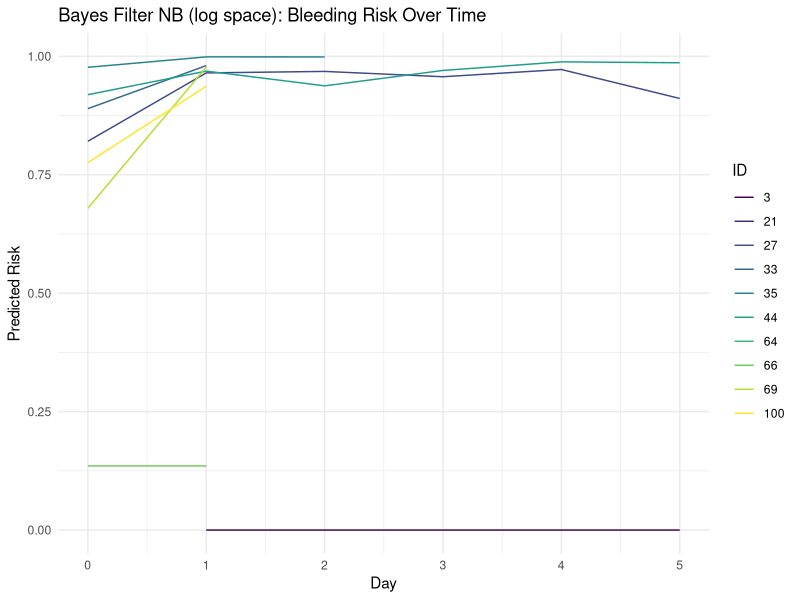
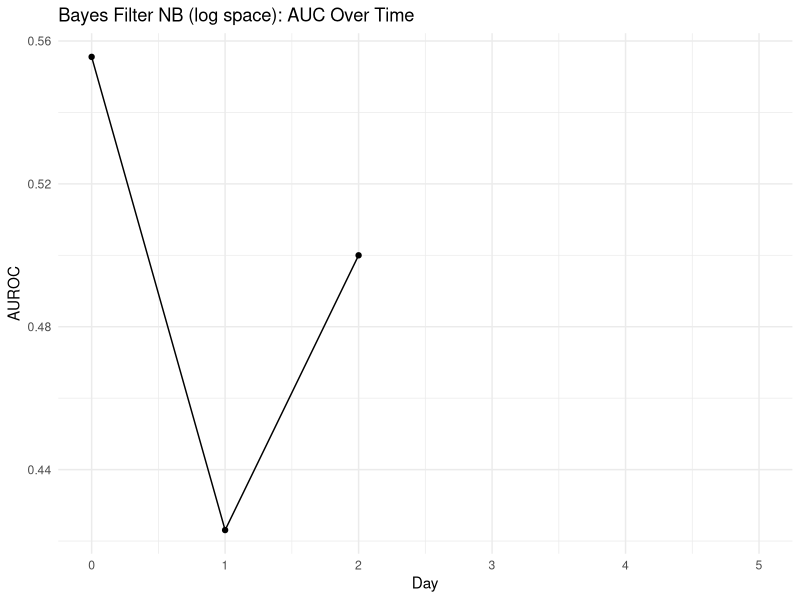
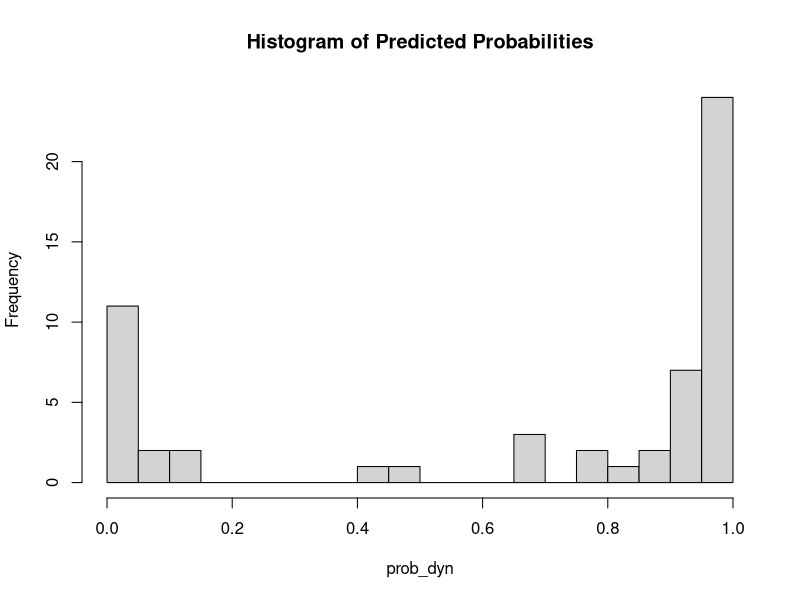
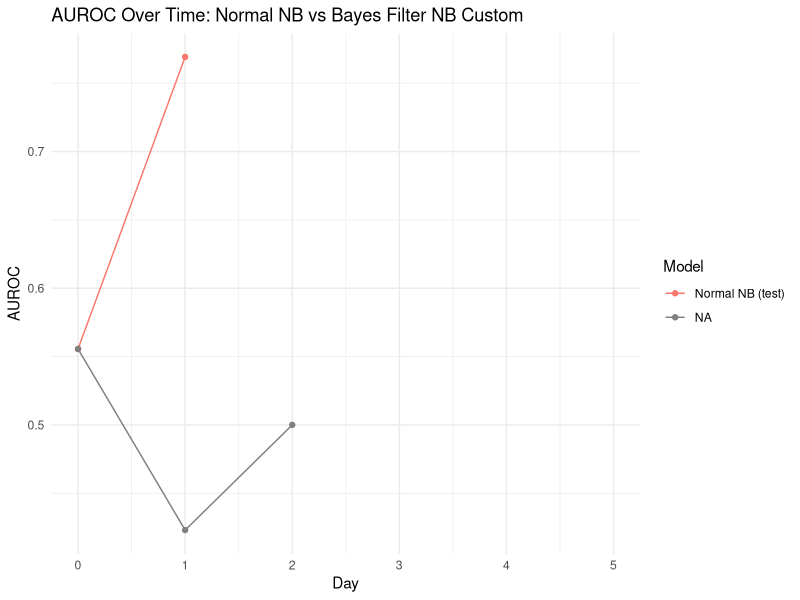

Source code (R) for these figures, in order:
# =============================================================================
# Dynamic Naïve Bayes Filter for Bleeding Prediction
# =============================================================================

# --- ライブラリ読み込み ---
library(dplyr)
library(ggplot2)
library(pROC)
library(caret)
library(e1071)

# --- パラメータ ---
small <- 1e-6  # ゼロ分散対策用

# --- データ読み込み＋ラベル付与 ---　#ここに修正を加えた
NB_bleeding <- read.csv("NB_bleeding_demo.csv", header = TRUE, sep = ",") %>%
  arrange(id, day) %>%
  group_by(id) %>%
  # 次の time の status をそのまま status_next として持ってくる
  mutate(status_next = lead(status)) %>%
  ungroup()

NB_bleeding <- NB_bleeding %>%
  select(status_next, everything())

NB_bleeding$status_next[!is.na(NB_bleeding$status_next)] <- 0
NB_bleeding$status[!is.na(NB_bleeding$status_next)] <- NB_bleeding$status_next[!is.na(NB_bleeding$status_next)]

NB_bleeding <- NB_bleeding %>%
  group_by(id) %>% mutate(status_next = lead(status)) %>%
  ungroup()

NB_bleeding <- NB_bleeding %>%
  filter(!is.na(status_next))

# --- 変数指定（静的・動的） ---
static_vars  <- names(NB_bleeding)[which(names(NB_bleeding) == "age"):
                                     which(names(NB_bleeding) == "main_disease")]
dynamic_vars <- names(NB_bleeding)[which(names(NB_bleeding) == "wbc"):
                                     which(names(NB_bleeding) == "gtp")]
all_vars <- c(static_vars, dynamic_vars)

# =============================================================================
# 条件付き分布の統計量推定
# =============================================================================
get_conditional_stats <- function(df, vars) {
  stats <- list()
  for (v in vars) {
    grp <- df %>%
      filter(!is.na(.data[[v]]), !is.na(status_next)) %>% #修正しました
      group_by(status_next) %>%
      summarise(
        mean = mean(.data[[v]], na.rm = TRUE),
        sd   = sd(.data[[v]],   na.rm = TRUE),
        .groups = "drop"
      )
    # 両クラスの情報があるかチェック（なければ NA で埋める）
    mean1 <- grp$mean[grp$status_next == 1]
    sd1   <- grp$sd[grp$status_next == 1]
    mean0 <- grp$mean[grp$status_next == 0]
    sd0   <- grp$sd[grp$status_next == 0]
    stats[[v]] <- list(
      mean1 = ifelse(length(mean1)>0, mean1, NA),
      sd1   = ifelse(length(sd1  )>0, sd1,   NA),
      mean0 = ifelse(length(mean0)>0, mean0, NA),
      sd0   = ifelse(length(sd0  )>0, sd0,   NA)
    )
  }
  return(stats)
}

# =============================================================================
# 各変数の log-likelihood ratio を計算
# =============================================================================
compute_log_likelihood_ratio <- function(row, cond_stats) {
  log_ratio <- 0
  for (v in names(cond_stats)) {
    if (!is.na(cond_stats[[v]]$mean1) && !is.na(cond_stats[[v]]$mean0)) {
      x   <- as.numeric(row[[v]])
      if (!is.na(x)) {
        mu1 <- cond_stats[[v]]$mean1
        sd1 <- max(cond_stats[[v]]$sd1, small)
        mu0 <- cond_stats[[v]]$mean0
        sd0 <- max(cond_stats[[v]]$sd0, small)
        log_p1 <- dnorm(x, mean = mu1, sd = sd1, log = TRUE)
        log_p0 <- dnorm(x, mean = mu0, sd = sd0, log = TRUE)
        log_ratio <- log_ratio + (log_p1 - log_p0)
      }
    }
  }
  return(log_ratio)
}

# =============================================================================
# ログオッズを累積更新するフィルター(参考、これは使わない)
# =============================================================================
apply_log_bayes_filter_weighted <- function(data, cond_stats, prior_init = 0.5, alpha = 0.5) {
  data <- data %>% arrange(id, day)
  data <- data %>% group_by(id) %>% mutate(
    score_logadd = {
      logit_prev <- log(prior_init / (1 - prior_init))
      n_pts <- n()
      scores <- numeric(n_pts)
      for (i in seq_len(n_pts)) {
        row_i <- cur_data()[i, ]
        delta  <- compute_log_likelihood_ratio(row_i, cond_stats)
        # 重み付き更新（過去と現在を alpha : 1-alpha で混合）
        # 原案はalphaなしのlogit_now <- logit_prev + delta
        logit_now <- alpha * logit_prev + (1 - alpha) * delta
        scores[i]  <- logit_now
        logit_prev <- logit_now
      }
      scores
    },
    prob_logadd = 1 / (1 + exp(-score_logadd))
  ) %>% ungroup()
  return(data)
}
#_dynをlogaddに修正
#alphaを加えた。alpha = 1だと前回分、alpha = 0だと今回分のみの観測尤度

# =============================================================================
# Dynamic Naïve Bayes Filter
# =============================================================================
apply_bayes_filter_with_transition <- function(data, cond_stats,
                                               P11 = 0.9, P01 = 0.1,
                                               prior_init = 0.5) {
  data <- data %>% arrange(id, day)
  data %>% group_by(id) %>% mutate(
    score_dyn = {
      # step0: 初期の logit
      logit_prev <- log(prior_init / (1 - prior_init))
      scores <- numeric(n())
      for (i in seq_len(n())) {
        # 1) 直前の posterior を確率に戻す
        p_prev <- 1 / (1 + exp(-logit_prev))
        # 2) 状態遷移で今回の事前確率を計算
        prior_t <- p_prev * P11 + (1 - p_prev) * P01
        logit_trans <- log(prior_t / (1 - prior_t))
        # 3) 観測尤度差（log-likelihood ratio）を計算
        row_i <- cur_data()[i, ]
        delta  <- compute_log_likelihood_ratio(row_i, cond_stats)
        # 4) 遷移後の logit に尤度差を足して更新
        logit_now <- logit_trans + delta
        scores[i] <- logit_now
        logit_prev <- logit_now
      }
      scores
    },
    prob_dyn = 1 / (1 + exp(-score_dyn))
  ) %>% ungroup()
}

# =============================================================================
#' Dynamic Naive Bayes Filter with personalized transition probabilities
#' (P11 and P01 computed from static features at each time point)
# =============================================================================

apply_bayes_filter_with_transition_custom <- function(data, cond_stats,
                                                      beta = c(-2, 3, 0.05),
                                                      prior_init = 0.5) {
  # beta: coefficients for logistic model to compute P(Y_t = 1 | Y_{t-1}, static_vars)
  # beta[1] = intercept, beta[2] = coefficient for Y_{t-1}, beta[3:] = static feature coeffs
  
  data <- data %>% arrange(id, day)
  
  # 必要な静的変数の列を抽出（ここでは age だけを例示）
  static_vars <- c("age")  # 必要に応じて拡張
  
  data %>% group_by(id) %>% mutate(
    score_dyn = {
      logit_prev <- log(prior_init / (1 - prior_init))
      scores <- numeric(n())
      
      # static変数を1人ぶんだけ取り出す（id単位）
      static_vals <- cur_data()[1, static_vars, drop = TRUE] %>% as.numeric()
      
      for (i in seq_len(n())) {
        # 1) 前回の事後を確率に戻す
        p_prev <- 1 / (1 + exp(-logit_prev))
        
        # 2) 状態遷移確率をロジスティックで計算（個別化）
        y_prev <- round(p_prev)  # 簡易的に 0/1 として扱う
        z <- beta[1] + beta[2] * y_prev + sum(beta[3:length(beta)] * static_vals)
        prior_t <- 1 / (1 + exp(-z))
        
        # 3) 観測尤度差を計算
        row_i <- cur_data()[i, ]
        delta <- compute_log_likelihood_ratio(row_i, cond_stats)
        
        # 4) ロジット更新
        logit_now <- log(prior_t / (1 - prior_t)) + delta
        scores[i] <- logit_now
        logit_prev <- logit_now
      }
      scores
    },
    prob_dyn = 1 / (1 + exp(-score_dyn))
  ) %>% ungroup()
}

# 学習／テストデータの分割
# =============================================================================
set.seed(123)
ids        <- unique(NB_bleeding$id)
train_ids  <- sample(ids, length(ids) * 0.7)
test_ids   <- setdiff(ids, train_ids)

train_data <- NB_bleeding %>% filter(id %in% train_ids, day %in% 0:5)
test_data  <- NB_bleeding %>% filter(id %in% test_ids,  day %in% 0:5)

# =============================================================================
# モデル学習と予測
# =============================================================================
cond_stats <- get_conditional_stats(train_data, all_vars)
test_results <- apply_bayes_filter_with_transition_custom(test_data, cond_stats)

# =============================================================================
# リスク推移の可視化（ランダムに10 ID を抽出）
# =============================================================================
set.seed(42)
sample_ids <- sample(unique(test_results$id), 10, replace = FALSE)
ggplot(test_results %>% filter(id %in% sample_ids),
       aes(x = day, y = prob_dyn, group = id, color = as.factor(id))) +
  geom_line() +
  labs(
    title = "Bayes Filter NB (log space): Bleeding Risk Over Time",
    x = "Day", y = "Predicted Risk", color = "ID"
  ) +
  theme_minimal() +
  scale_color_viridis_d()

# =============================================================================
# AUROC（日別）の計算とプロット
# =============================================================================
auc_by_day <- test_results %>%
  group_by(day) %>%
  summarise(
    AUROC = tryCatch({
      roc_obj <- roc(status_next, prob_dyn)
      as.numeric(auc(roc_obj))
    }, error = function(e) NA),
    .groups = "drop"
  )

print(auc_by_day)

ggplot(auc_by_day, aes(x = day, y = AUROC)) +
  geom_line() +
  geom_point() +
  labs(
    title = "Bayes Filter NB (log space): AUC Over Time",
    x = "Day", y = "AUROC"
  ) +
  theme_minimal()

# =============================================================================
# 混同行列（しきい値 0.5 で day=0～4）
# =============================================================================
threshold <- 0.5
for (d in 0:4) {
  cat("\n==== Confusion Matrix for Day", d, "====\n")
  df_day <- test_results %>% filter(day == d)
  if (nrow(df_day) > 0) {
    pred   <- factor(ifelse(df_day$prob_dyn >= threshold, 1, 0), levels = c(0,1))
    actual <- factor(df_day$status_next,                     levels = c(0,1))
    cm     <- confusionMatrix(pred, actual, positive = "1")
    print(cm$table)
    cat("Accuracy   :", round(cm$overall["Accuracy"], 3), "\n")
    cat("Sensitivity:", round(cm$byClass["Sensitivity"], 3), "\n")
    cat("Specificity:", round(cm$byClass["Specificity"], 3), "\n")
  } else {
    cat("No data for day", d, "\n")
  }
}

# =============================================================================
# 予測確率の分布確認
# =============================================================================
print(summary(test_results$prob_dyn))
hist(test_results$prob_dyn,
     breaks = 30,
     main   = "Histogram of Predicted Probabilities",
     xlab   = "prob_dyn")


# --- 1) Normal NB の AUROC（訓練データ上） ---
nb_auc_train <- data.frame(day = integer(), AUROC = numeric())

for (t in 0:5) {
  df_train <- train_data %>%
    filter(day == t) %>%
    select(all_of(all_vars), status_next) %>%
    na.omit()
  
  if (nrow(df_train) > 10 && length(unique(df_train$status_next)) > 1) {
    df_train$status_next <- factor(df_train$status_next, levels = c(0, 1))
    model <- naiveBayes(status_next ~ ., data = df_train)
    pred_prob <- predict(model, df_train, type = "raw")[, "1"]
    roc_obj <- roc(df_train$status_next, pred_prob, levels = c("0", "1"))
    auc_val <- as.numeric(auc(roc_obj))
  } else {
    auc_val <- NA
  }
  
  nb_auc_train <- rbind(nb_auc_train, data.frame(day = t, AUROC = auc_val))
}
nb_auc_train$model <- "Normal NB (train)"

# --- 2) Normal NB の AUROC（テストデータ上） ---
nb_auc_test <- data.frame(day = integer(), AUROC = numeric())

for (t in 0:5) {
  df_train <- train_data %>%
    filter(day == t) %>%
    select(all_of(all_vars), status_next) %>%
    na.omit()
  df_test  <- test_data %>%
    filter(day == t) %>%
    select(all_of(all_vars), status_next) %>%
    na.omit()
  
  if (nrow(df_train) > 10 && length(unique(df_train$status_next)) > 1 &&
      nrow(df_test)  > 10 && length(unique(df_test$status_next))  > 1) {
    df_train$status_next <- factor(df_train$status_next, levels = c(0, 1))
    model <- naiveBayes(status_next ~ ., data = df_train)
    pred_prob <- predict(model, df_test, type = "raw")[, "1"]
    roc_obj <- roc(df_test$status_next, pred_prob, levels = c("0", "1"))
    auc_val <- as.numeric(auc(roc_obj))
  } else {
    auc_val <- NA
  }
  
  nb_auc_test <- rbind(nb_auc_test, data.frame(day = t, AUROC = auc_val))
}
nb_auc_test$model <- "Normal NB (test)"

# --- 3) プロット比較 ---
auc_compare <- bind_rows(nb_auc_test, auc_by_day) #auc_by_dayに修正

ggplot(auc_compare, aes(x = day, y = AUROC, color = model)) +
  geom_line() +
  geom_point() +
  labs(title = "AUROC Over Time: Normal NB vs Bayes Filter NB Custom",
       x = "Day", y = "AUROC",
       color = "Model") +
  theme_minimal()

# --- 4) 混同行列 (Normal NB on test data) の修正版 ---
for (t in 0:5) {
  cat("\n==== Confusion Matrix for Normal NB (Day", t, ") ====\n")
  
  df_train <- train_data %>%
    filter(day == t) %>%
    select(all_of(all_vars), status_next) %>%
    na.omit() %>%
    mutate(status_next = factor(status_next, levels = c(0, 1)))
  
  df_test <- test_data %>%
    filter(day == t) %>%
    select(all_of(all_vars), status_next) %>%
    na.omit() %>%
    mutate(status_next = factor(status_next, levels = c(0, 1)))  # ← ここで因子化
  
  if (nrow(df_train) > 10 && nrow(df_test) > 10 &&
      length(unique(df_train$status_next)) > 1 &&
      length(unique(df_test$status_next))  > 1) {
    
    # モデル学習
    model     <- naiveBayes(status_next ~ ., data = df_train)
    pred_prob <- predict(model, df_test, type = "raw")[, "1"]
    
    # 予測クラスも同じレベルで因子化
    pred_class <- factor(ifelse(pred_prob >= threshold, 1, 0),
                         levels = c(0, 1))
    
    # 混同行列
    cm <- confusionMatrix(pred_class, df_test$status_next, positive = "1")
    print(cm$table)
    cat("Accuracy:   ", round(cm$overall["Accuracy"], 3), "\n")
    cat("Sensitivity:", round(cm$byClass["Sensitivity"], 3), "\n")
    cat("Specificity:", round(cm$byClass["Specificity"], 3), "\n")
  } else {
    cat("Not enough data for day", t, "\n")
  }
}

